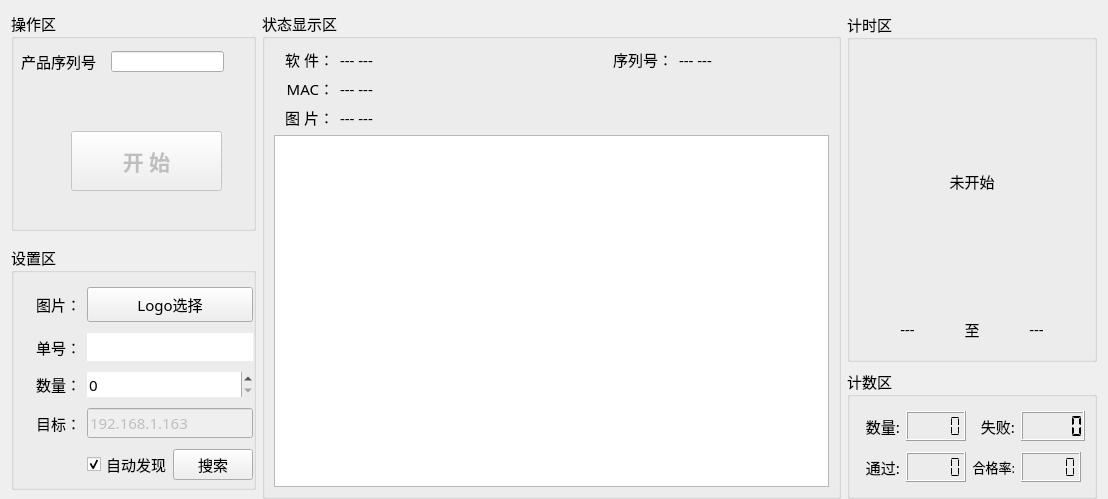
<?xml version="1.0" encoding="UTF-8"?>
<ui version="4.0">
 <class>Home_WorkWid</class>
 <widget class="QWidget" name="Home_WorkWid">
  <property name="enabled">
   <bool>true</bool>
  </property>
  <property name="geometry">
   <rect>
    <x>0</x>
    <y>0</y>
    <width>1108</width>
    <height>499</height>
   </rect>
  </property>
  <property name="font">
   <font>
    <pointsize>11</pointsize>
   </font>
  </property>
  <property name="windowTitle">
   <string>Form</string>
  </property>
  <layout class="QGridLayout" name="gridLayout">
   <property name="bottomMargin">
    <number>0</number>
   </property>
   <item row="0" column="2" rowspan="2">
    <widget class="QGroupBox" name="groupBox_1">
     <property name="minimumSize">
      <size>
       <width>250</width>
       <height>150</height>
      </size>
     </property>
     <property name="maximumSize">
      <size>
       <width>260</width>
       <height>350</height>
      </size>
     </property>
     <property name="font">
      <font>
       <family>微软雅黑</family>
       <pointsize>11</pointsize>
      </font>
     </property>
     <property name="title">
      <string>计时区</string>
     </property>
     <layout class="QGridLayout" name="gridLayout_2">
      <property name="bottomMargin">
       <number>20</number>
      </property>
      <item row="0" column="0" colspan="3">
       <widget class="QLabel" name="timeLab">
        <property name="text">
         <string>未开始</string>
        </property>
        <property name="alignment">
         <set>Qt::AlignCenter</set>
        </property>
       </widget>
      </item>
      <item row="1" column="0">
       <widget class="QLabel" name="startLab">
        <property name="maximumSize">
         <size>
          <width>16777215</width>
          <height>20</height>
         </size>
        </property>
        <property name="text">
         <string>---</string>
        </property>
        <property name="alignment">
         <set>Qt::AlignCenter</set>
        </property>
       </widget>
      </item>
      <item row="1" column="1">
       <widget class="QLabel" name="label_3">
        <property name="maximumSize">
         <size>
          <width>20</width>
          <height>20</height>
         </size>
        </property>
        <property name="text">
         <string>至</string>
        </property>
        <property name="alignment">
         <set>Qt::AlignCenter</set>
        </property>
       </widget>
      </item>
      <item row="1" column="2">
       <widget class="QLabel" name="endLab">
        <property name="maximumSize">
         <size>
          <width>16777215</width>
          <height>20</height>
         </size>
        </property>
        <property name="text">
         <string>---</string>
        </property>
        <property name="alignment">
         <set>Qt::AlignCenter</set>
        </property>
       </widget>
      </item>
     </layout>
    </widget>
   </item>
   <item row="0" column="1" rowspan="3">
    <widget class="QGroupBox" name="groupBox_6">
     <property name="font">
      <font>
       <family>微软雅黑</family>
       <pointsize>11</pointsize>
      </font>
     </property>
     <property name="title">
      <string>状态显示区</string>
     </property>
     <layout class="QGridLayout" name="gridLayout_5">
      <item row="0" column="0">
       <widget class="QLabel" name="label_14">
        <property name="maximumSize">
         <size>
          <width>60</width>
          <height>16777215</height>
         </size>
        </property>
        <property name="layoutDirection">
         <enum>Qt::LeftToRight</enum>
        </property>
        <property name="text">
         <string>软 件：</string>
        </property>
        <property name="textFormat">
         <enum>Qt::AutoText</enum>
        </property>
        <property name="alignment">
         <set>Qt::AlignRight|Qt::AlignTrailing|Qt::AlignVCenter</set>
        </property>
       </widget>
      </item>
      <item row="0" column="1">
       <widget class="QLabel" name="fwLab">
        <property name="text">
         <string>--- ---</string>
        </property>
       </widget>
      </item>
      <item row="0" column="2">
       <widget class="QLabel" name="label_7">
        <property name="maximumSize">
         <size>
          <width>100</width>
          <height>16777215</height>
         </size>
        </property>
        <property name="text">
         <string>序列号：</string>
        </property>
        <property name="alignment">
         <set>Qt::AlignRight|Qt::AlignTrailing|Qt::AlignVCenter</set>
        </property>
       </widget>
      </item>
      <item row="0" column="3">
       <widget class="QLabel" name="snLab">
        <property name="maximumSize">
         <size>
          <width>150</width>
          <height>16777215</height>
         </size>
        </property>
        <property name="text">
         <string>--- ---</string>
        </property>
       </widget>
      </item>
      <item row="1" column="0">
       <widget class="QLabel" name="label_16">
        <property name="maximumSize">
         <size>
          <width>80</width>
          <height>16777215</height>
         </size>
        </property>
        <property name="text">
         <string>MAC：</string>
        </property>
        <property name="alignment">
         <set>Qt::AlignRight|Qt::AlignTrailing|Qt::AlignVCenter</set>
        </property>
       </widget>
      </item>
      <item row="1" column="1" colspan="3">
       <widget class="QLabel" name="macLab">
        <property name="text">
         <string>--- ---</string>
        </property>
       </widget>
      </item>
      <item row="2" column="0">
       <widget class="QLabel" name="label_17">
        <property name="maximumSize">
         <size>
          <width>80</width>
          <height>16777215</height>
         </size>
        </property>
        <property name="text">
         <string>图 片：</string>
        </property>
        <property name="alignment">
         <set>Qt::AlignRight|Qt::AlignTrailing|Qt::AlignVCenter</set>
        </property>
       </widget>
      </item>
      <item row="2" column="1" colspan="3">
       <widget class="QLabel" name="logoLab">
        <property name="text">
         <string>--- ---</string>
        </property>
       </widget>
      </item>
      <item row="3" column="0" colspan="4">
       <widget class="QTextEdit" name="textEdit">
        <property name="enabled">
         <bool>true</bool>
        </property>
        <property name="readOnly">
         <bool>true</bool>
        </property>
       </widget>
      </item>
     </layout>
    </widget>
   </item>
   <item row="0" column="0">
    <widget class="QGroupBox" name="groupBox_7">
     <property name="minimumSize">
      <size>
       <width>0</width>
       <height>220</height>
      </size>
     </property>
     <property name="font">
      <font>
       <family>微软雅黑</family>
       <pointsize>11</pointsize>
      </font>
     </property>
     <property name="title">
      <string>操作区</string>
     </property>
     <widget class="QPushButton" name="startBtn">
      <property name="enabled">
       <bool>false</bool>
      </property>
      <property name="geometry">
       <rect>
        <x>60</x>
        <y>120</y>
        <width>151</width>
        <height>60</height>
       </rect>
      </property>
      <property name="minimumSize">
       <size>
        <width>120</width>
        <height>0</height>
       </size>
      </property>
      <property name="maximumSize">
       <size>
        <width>200</width>
        <height>60</height>
       </size>
      </property>
      <property name="font">
       <font>
        <family>微软雅黑</family>
        <pointsize>16</pointsize>
        <bold>true</bold>
       </font>
      </property>
      <property name="text">
       <string>开 始</string>
      </property>
     </widget>
     <widget class="QLabel" name="snlabel">
      <property name="geometry">
       <rect>
        <x>10</x>
        <y>40</y>
        <width>81</width>
        <height>21</height>
       </rect>
      </property>
      <property name="text">
       <string>产品序列号：</string>
      </property>
     </widget>
     <widget class="QLineEdit" name="snEdit">
      <property name="geometry">
       <rect>
        <x>100</x>
        <y>40</y>
        <width>113</width>
        <height>21</height>
       </rect>
      </property>
     </widget>
    </widget>
   </item>
   <item row="2" column="2">
    <widget class="QGroupBox" name="groupBox_5">
     <property name="minimumSize">
      <size>
       <width>0</width>
       <height>130</height>
      </size>
     </property>
     <property name="maximumSize">
      <size>
       <width>250</width>
       <height>220</height>
      </size>
     </property>
     <property name="font">
      <font>
       <family>微软雅黑</family>
       <pointsize>11</pointsize>
      </font>
     </property>
     <property name="title">
      <string>计数区</string>
     </property>
     <layout class="QGridLayout" name="gridLayout_4">
      <item row="0" column="0">
       <widget class="QLabel" name="label_27">
        <property name="maximumSize">
         <size>
          <width>45</width>
          <height>30</height>
         </size>
        </property>
        <property name="text">
         <string>数量:</string>
        </property>
        <property name="alignment">
         <set>Qt::AlignRight|Qt::AlignTrailing|Qt::AlignVCenter</set>
        </property>
       </widget>
      </item>
      <item row="0" column="1">
       <widget class="QLCDNumber" name="allLcd">
        <property name="maximumSize">
         <size>
          <width>60</width>
          <height>30</height>
         </size>
        </property>
        <property name="digitCount">
         <number>5</number>
        </property>
        <property name="segmentStyle">
         <enum>QLCDNumber::Flat</enum>
        </property>
       </widget>
      </item>
      <item row="0" column="2">
       <widget class="QLabel" name="label_28">
        <property name="maximumSize">
         <size>
          <width>45</width>
          <height>30</height>
         </size>
        </property>
        <property name="text">
         <string>失败:</string>
        </property>
        <property name="alignment">
         <set>Qt::AlignRight|Qt::AlignTrailing|Qt::AlignVCenter</set>
        </property>
       </widget>
      </item>
      <item row="0" column="3">
       <widget class="QLCDNumber" name="errLcd">
        <property name="maximumSize">
         <size>
          <width>70</width>
          <height>35</height>
         </size>
        </property>
        <property name="digitCount">
         <number>5</number>
        </property>
        <property name="segmentStyle">
         <enum>QLCDNumber::Flat</enum>
        </property>
        <property name="value" stdset="0">
         <double>0.000000000000000</double>
        </property>
        <property name="intValue" stdset="0">
         <number>0</number>
        </property>
       </widget>
      </item>
      <item row="1" column="0">
       <widget class="QLabel" name="label_29">
        <property name="maximumSize">
         <size>
          <width>45</width>
          <height>30</height>
         </size>
        </property>
        <property name="text">
         <string>通过:</string>
        </property>
        <property name="alignment">
         <set>Qt::AlignRight|Qt::AlignTrailing|Qt::AlignVCenter</set>
        </property>
       </widget>
      </item>
      <item row="1" column="1">
       <widget class="QLCDNumber" name="okLcd">
        <property name="maximumSize">
         <size>
          <width>60</width>
          <height>30</height>
         </size>
        </property>
        <property name="digitCount">
         <number>5</number>
        </property>
        <property name="segmentStyle">
         <enum>QLCDNumber::Flat</enum>
        </property>
        <property name="intValue" stdset="0">
         <number>0</number>
        </property>
       </widget>
      </item>
      <item row="1" column="2">
       <widget class="QLabel" name="label_30">
        <property name="maximumSize">
         <size>
          <width>60</width>
          <height>30</height>
         </size>
        </property>
        <property name="font">
         <font>
          <family>微软雅黑</family>
          <pointsize>10</pointsize>
         </font>
        </property>
        <property name="text">
         <string>合格率:</string>
        </property>
        <property name="alignment">
         <set>Qt::AlignRight|Qt::AlignTrailing|Qt::AlignVCenter</set>
        </property>
       </widget>
      </item>
      <item row="1" column="3">
       <widget class="QLCDNumber" name="passLcd">
        <property name="maximumSize">
         <size>
          <width>60</width>
          <height>30</height>
         </size>
        </property>
        <property name="digitCount">
         <number>5</number>
        </property>
        <property name="segmentStyle">
         <enum>QLCDNumber::Flat</enum>
        </property>
       </widget>
      </item>
     </layout>
    </widget>
   </item>
   <item row="1" column="0" rowspan="2">
    <widget class="QGroupBox" name="groupBox">
     <property name="minimumSize">
      <size>
       <width>245</width>
       <height>0</height>
      </size>
     </property>
     <property name="maximumSize">
      <size>
       <width>245</width>
       <height>245</height>
      </size>
     </property>
     <property name="font">
      <font>
       <family>微软雅黑</family>
       <pointsize>11</pointsize>
      </font>
     </property>
     <property name="title">
      <string>设置区</string>
     </property>
     <layout class="QGridLayout" name="gridLayout_3">
      <property name="rightMargin">
       <number>0</number>
      </property>
      <property name="bottomMargin">
       <number>0</number>
      </property>
      <item row="0" column="0">
       <widget class="QLabel" name="label_36">
        <property name="minimumSize">
         <size>
          <width>0</width>
          <height>20</height>
         </size>
        </property>
        <property name="maximumSize">
         <size>
          <width>80</width>
          <height>30</height>
         </size>
        </property>
        <property name="text">
         <string>图片：</string>
        </property>
        <property name="alignment">
         <set>Qt::AlignRight|Qt::AlignTrailing|Qt::AlignVCenter</set>
        </property>
       </widget>
      </item>
      <item row="0" column="1" colspan="2">
       <widget class="QPushButton" name="logoBtn">
        <property name="minimumSize">
         <size>
          <width>0</width>
          <height>35</height>
         </size>
        </property>
        <property name="text">
         <string>Logo选择</string>
        </property>
       </widget>
      </item>
      <item row="1" column="0">
       <widget class="QLabel" name="label_35">
        <property name="minimumSize">
         <size>
          <width>0</width>
          <height>20</height>
         </size>
        </property>
        <property name="maximumSize">
         <size>
          <width>80</width>
          <height>30</height>
         </size>
        </property>
        <property name="text">
         <string>单号：</string>
        </property>
        <property name="alignment">
         <set>Qt::AlignRight|Qt::AlignTrailing|Qt::AlignVCenter</set>
        </property>
       </widget>
      </item>
      <item row="1" column="1" colspan="2">
       <widget class="QLineEdit" name="userEdit">
        <property name="text">
         <string/>
        </property>
        <property name="frame">
         <bool>false</bool>
        </property>
        <property name="cursorMoveStyle">
         <enum>Qt::LogicalMoveStyle</enum>
        </property>
        <property name="clearButtonEnabled">
         <bool>false</bool>
        </property>
       </widget>
      </item>
      <item row="2" column="0">
       <widget class="QLabel" name="label_38">
        <property name="minimumSize">
         <size>
          <width>45</width>
          <height>20</height>
         </size>
        </property>
        <property name="maximumSize">
         <size>
          <width>100</width>
          <height>30</height>
         </size>
        </property>
        <property name="layoutDirection">
         <enum>Qt::RightToLeft</enum>
        </property>
        <property name="text">
         <string>数量：</string>
        </property>
        <property name="alignment">
         <set>Qt::AlignRight|Qt::AlignTrailing|Qt::AlignVCenter</set>
        </property>
       </widget>
      </item>
      <item row="2" column="1" colspan="2">
       <widget class="QSpinBox" name="cntSpin">
        <property name="minimumSize">
         <size>
          <width>110</width>
          <height>0</height>
         </size>
        </property>
        <property name="focusPolicy">
         <enum>Qt::WheelFocus</enum>
        </property>
        <property name="frame">
         <bool>false</bool>
        </property>
        <property name="correctionMode">
         <enum>QAbstractSpinBox::CorrectToPreviousValue</enum>
        </property>
        <property name="maximum">
         <number>9999</number>
        </property>
        <property name="singleStep">
         <number>100</number>
        </property>
        <property name="stepType">
         <enum>QAbstractSpinBox::DefaultStepType</enum>
        </property>
        <property name="value">
         <number>0</number>
        </property>
       </widget>
      </item>
      <item row="3" column="0">
       <widget class="QLabel" name="label_5">
        <property name="minimumSize">
         <size>
          <width>45</width>
          <height>0</height>
         </size>
        </property>
        <property name="text">
         <string>目标：</string>
        </property>
        <property name="alignment">
         <set>Qt::AlignRight|Qt::AlignTrailing|Qt::AlignVCenter</set>
        </property>
       </widget>
      </item>
      <item row="3" column="1" colspan="2">
       <widget class="QLineEdit" name="ipEdit">
        <property name="enabled">
         <bool>false</bool>
        </property>
        <property name="text">
         <string>192.168.1.163</string>
        </property>
       </widget>
      </item>
      <item row="4" column="1">
       <widget class="QCheckBox" name="auCheckBox">
        <property name="enabled">
         <bool>true</bool>
        </property>
        <property name="maximumSize">
         <size>
          <width>80</width>
          <height>16777215</height>
         </size>
        </property>
        <property name="text">
         <string>自动发现</string>
        </property>
        <property name="checked">
         <bool>true</bool>
        </property>
       </widget>
      </item>
      <item row="4" column="2">
       <widget class="QPushButton" name="findBtn">
        <property name="text">
         <string>搜索</string>
        </property>
       </widget>
      </item>
     </layout>
    </widget>
   </item>
  </layout>
 </widget>
 <resources/>
 <connections/>
</ui>
